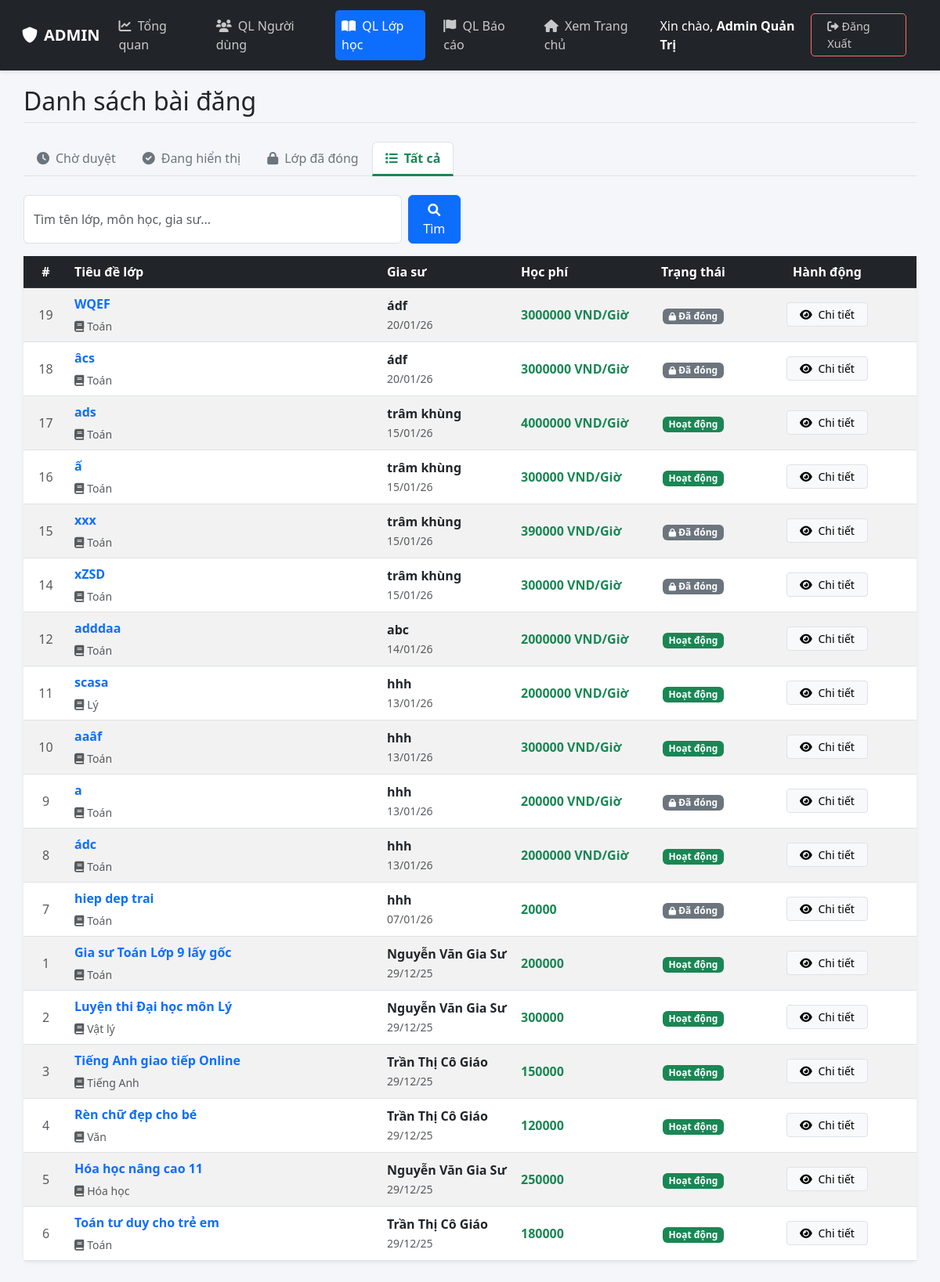
The page /N14Lurny/admin/classes.php (signed in) on the database its author committed.
### tables this page shows
CREATE TABLE `classes` (
  `id` int(11) NOT NULL,
  `tutor_id` int(11) NOT NULL,
  `title` varchar(255) NOT NULL,
  `subject` varchar(100) NOT NULL,
  `grade` varchar(50) NOT NULL,
  `price` varchar(255) DEFAULT NULL,
  `description` text DEFAULT NULL,
  `method` varchar(50) NOT NULL DEFAULT 'Offline' COMMENT 'Online hoặc Offline',
  `location` varchar(100) NOT NULL DEFAULT 'TP. Hồ Chí Minh' COMMENT 'Quận/Huyện tại TP.HCM',
  `status` enum('pending','active','hidden','closed','rejected') DEFAULT 'pending',
  `max_students` int(11) NOT NULL DEFAULT 1,
  `start_date` date DEFAULT NULL,
  `end_date` date DEFAULT NULL,
  `created_at` timestamp NOT NULL DEFAULT current_timestamp()
);

CREATE TABLE `users` (
  `id` int(11) NOT NULL,
  `full_name` varchar(100) NOT NULL,
  `email` varchar(100) NOT NULL,
  `password` varchar(255) NOT NULL,
  `role` enum('admin','tutor','student') NOT NULL DEFAULT 'student',
  `avatar` varchar(255) DEFAULT NULL,
  `dob` date DEFAULT NULL,
  `gender` enum('Nam','Nữ','Khác') DEFAULT 'Nam',
  `phone` varchar(20) DEFAULT NULL,
  `bio` text DEFAULT NULL COMMENT 'Giới thiệu bản thân',
  `major` varchar(100) DEFAULT NULL COMMENT 'Chuyên ngành',
  `degree` varchar(100) DEFAULT NULL COMMENT 'Bằng cấp/Trình độ',
  `experience` varchar(100) DEFAULT NULL COMMENT 'Kinh nghiệm',
  `address` varchar(255) DEFAULT NULL COMMENT 'Địa chỉ/Khu vực',
  `school` varchar(255) DEFAULT NULL,
  `grade` varchar(50) DEFAULT NULL,
  `created_at` timestamp NOT NULL DEFAULT current_timestamp()
);

### N14Lurny/admin/classes.php (the view, shortened to what this page needs)
<?php
require __DIR__ . '/../config/db.php';
$filter_status = isset($_GET['status']) ? $_GET['status'] : 'all';
$where_clause = "";
$sql = "SELECT classes.*, users.full_name
        FROM classes
        LEFT JOIN users ON classes.tutor_id = users.id
        $where_clause
        ORDER BY classes.created_at DESC";
$result = $conn->query($sql);
?>
<!DOCTYPE html>
<html lang="vi">
<head>
    <link href="https://cdn.jsdelivr.net/npm/bootstrap@5.3.0/dist/css/bootstrap.min.css" rel="stylesheet">
    <link rel="stylesheet" href="https://cdnjs.cloudflare.com/ajax/libs/font-awesome/6.0.0/css/all.min.css">
    <link rel="stylesheet" href="../assets/css/admin.css">
</head>
<body>
<div class="admin-wrapper">
    <?php include '../includes/admin_sidebar.php'; ?>
    <main class="admin-content">
        <h2 class="mb-4 text-dark border-bottom pb-2">Danh sách bài đăng</h2>
        <ul class="nav nav-tabs mb-4">
            <li class="nav-item">
                <a class="nav-link <?php echo ($filter_status == 'pending') ? 'active' : ''; ?>" href="?status=pending">
                    <i class="fas fa-clock me-2"></i>Chờ duyệt
                </a>
            </li>
            <li class="nav-item">
                <a class="nav-link <?php echo ($filter_status == 'active') ? 'active' : ''; ?>" href="?status=active">
                    <i class="fas fa-check-circle me-2"></i>Đang hiển thị
                </a>
            </li>
            <li class="nav-item">
                <a class="nav-link <?php echo ($filter_status == 'closed') ? 'active' : ''; ?>" href="?status=closed">
                    <i class="fas fa-lock me-2"></i>Lớp đã đóng
                </a>
            </li>
            <li class="nav-item">
                <a class="nav-link <?php echo ($filter_status == 'all') ? 'active' : ''; ?>" href="classes.php">
                    <i class="fas fa-list me-2"></i>Tất cả
                </a>
            </li>
        </ul>
        <div class="row mb-3">
            <div class="col-md-6">
                <form action="" method="GET" class="d-flex gap-2">
                    <input type="text" name="q" class="form-control" placeholder="Tìm tên lớp, môn học, gia sư..." value="<?php echo isset($_GET['q']) ? htmlspecialchars($_GET['q']) : ''; ?>">
                    <button type="submit" class="btn btn-primary"><i class="fas fa-search"></i> Tìm</button>
                </form>
            </div>
        </div>
        <div class="card shadow-sm border-0">
            <div class="card-body p-0">
                <table class="table table-striped table-hover mb-0 align-middle">
                    <thead class="table-dark">
                        <tr>
                            <th class="text-center" width="5%">#</th>
                            <th width="35%">Tiêu đề lớp</th>
                            <th width="15%">Gia sư</th>
                            <th width="15%">Học phí</th>
                            <th class="text-center" width="10%">Trạng thái</th>
                            <th class="text-center" width="20%">Hành động</th>
                        </tr>
                    </thead>
                    <tbody>
                        <?php if($result && $result->num_rows > 0): ?>
                            <?php while($row = $result->fetch_assoc()): ?>
                            <tr>
                                <td class="text-center text-muted"><?php echo $row['id']; ?></td>
                                <td>
                                    <div class="fw-bold text-primary mb-1 text-truncate" style="max-width: 250px;">
                                        <a href="view_class.php?id=<?php echo $row['id']; ?>" class="text-decoration-none">
                                            <?php echo htmlspecialchars($row['title']); ?>
                                        </a>
                                    </div>
                                    <small class="text-muted">
                                        <i class="fas fa-book me-1"></i><?php echo $row['subject']; ?>
                                    </small>
                                </td>
                                <td>
                                    <div class="fw-bold"><?php echo htmlspecialchars($row['full_name']); ?></div>
                                    <small class="text-muted"><?php echo date('d/m/y', strtotime($row['created_at'])); ?></small>
                                </td>
                                <td class="text-success fw-bold">
                                    <?php echo htmlspecialchars($row['price']); ?>
                                </td>
                                <td class="text-center">
                                    <?php
                                        $st = $row['status'];
                                        if ($st == 'pending') echo '<span class="badge badge-pending">Chờ duyệt</span>';
                                        elseif ($st == 'active') echo '<span class="badge badge-active">Hoạt động</span>';
                                        elseif ($st == 'rejected') echo '<span class="badge badge-rejected">Từ chối</span>';
                                        else echo '<span class="badge badge-closed"><i class="fas fa-lock small"></i> Đã đóng</span>';
                                    ?>
                                </td>
                                <td class="text-center">
                                    <?php if($row['status'] == 'pending'): ?>
                                        <a href="view_class.php?id=<?php echo $row['id']; ?>" class="btn btn-primary btn-sm px-3 shadow-sm">
                                            <i class="fas fa-edit me-1"></i> Xem & Duyệt
                                        </a>
                                    <?php else: ?>
                                        <a href="view_class.php?id=<?php echo $row['id']; ?>" class="btn btn-light btn-sm border px-3">
                                            <i class="fas fa-eye me-1"></i> Chi tiết
                                        </a>
                                    <?php endif; ?>
                                </td>
                            </tr>
                            <?php endwhile; ?>
                        <?php endif; ?>
                    </tbody>
                </table>
            </div>
        </div>
    </main>
</div>
</body>
</html>

### N14Lurny/assets/css/admin.css (style rules this page uses)
.admin-wrapper { display: block; width: 100%; min-height: 100vh; background-color: #f4f6f9; }
.admin-content { padding: 0 30px 30px 30px; max-width: 1400px; margin: 0 auto; }

### N14Lurny/admin/classes.php (style rules this page uses)
.nav-tabs .nav-link { color: #6c757d; font-weight: 500; }
.nav-tabs .nav-link.active { color: #198754; border-bottom: 3px solid #198754; font-weight: bold; }
.badge-active { background-color: #198754; }
.badge-closed { background-color: #6c757d; }

### rows shown on the page
classes: id "19", title "WQEF", subject "Toán", tutor.full_name "ádf", created_at "20/01/26", price "3000000 VND/Giờ", status "Đã đóng"
classes: id "18", title "âcs", subject "Toán", tutor.full_name "ádf", created_at "20/01/26", price "3000000 VND/Giờ", status "Đã đóng"
classes: id "17", title "ads", subject "Toán", tutor.full_name "trâm khùng", created_at "15/01/26", price "4000000 VND/Giờ", status "Hoạt động"
classes: id "16", title "ấ", subject "Toán", tutor.full_name "trâm khùng", created_at "15/01/26", price "300000 VND/Giờ", status "Hoạt động"
classes: id "15", title "xxx", subject "Toán", tutor.full_name "trâm khùng", created_at "15/01/26", price "390000 VND/Giờ", status "Đã đóng"
classes: id "14", title "xZSD", subject "Toán", tutor.full_name "trâm khùng", created_at "15/01/26", price "300000 VND/Giờ", status "Đã đóng"
classes: id "12", title "adddaa", subject "Toán", tutor.full_name "abc", created_at "14/01/26", price "2000000 VND/Giờ", status "Hoạt động"
classes: id "11", title "scasa", subject "Lý", tutor.full_name "hhh", created_at "13/01/26", price "2000000 VND/Giờ", status "Hoạt động"
classes: id "10", title "aaâf", subject "Toán", tutor.full_name "hhh", created_at "13/01/26", price "300000 VND/Giờ", status "Hoạt động"
classes: id "9", title "a", subject "Toán", tutor.full_name "hhh", created_at "13/01/26", price "200000 VND/Giờ", status "Đã đóng"
classes: id "8", title "ádc", subject "Toán", tutor.full_name "hhh", created_at "13/01/26", price "2000000 VND/Giờ", status "Hoạt động"
classes: id "7", title "hiep dep trai", subject "Toán", tutor.full_name "hhh", created_at "07/01/26", price "20000", status "Đã đóng"
classes: id "1", title "Gia sư Toán Lớp 9 lấy gốc", subject "Toán", tutor.full_name "Nguyễn Văn Gia Sư", created_at "29/12/25", price "200000", status "Hoạt động"
classes: id "2", title "Luyện thi Đại học môn Lý", subject "Vật lý", tutor.full_name "Nguyễn Văn Gia Sư", created_at "29/12/25", price "300000", status "Hoạt động"
classes: id "3", title "Tiếng Anh giao tiếp Online", subject "Tiếng Anh", tutor.full_name "Trần Thị Cô Giáo", created_at "29/12/25", price "150000", status "Hoạt động"
classes: id "4", title "Rèn chữ đẹp cho bé", subject "Văn", tutor.full_name "Trần Thị Cô Giáo", created_at "29/12/25", price "120000", status "Hoạt động"
classes: id "5", title "Hóa học nâng cao 11", subject "Hóa học", tutor.full_name "Nguyễn Văn Gia Sư", created_at "29/12/25", price "250000", status "Hoạt động"
classes: id "6", title "Toán tư duy cho trẻ em", subject "Toán", tutor.full_name "Trần Thị Cô Giáo", created_at "29/12/25", price "180000", status "Hoạt động"

### other values the page prints
$_SESSION['fullname'] "Admin Quản Trị"
